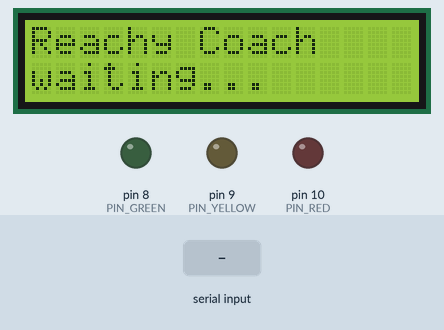
Recording of a sketch running on a simulated Arduino Uno, built with avr-gcc and run on an emulated ATmega328P. Parts: 16×2 character LCD, output pins drawn as LEDs (lit = HIGH). The inputs (shaded band) are chosen by the test bench.

Above: at 1.2 s.
1.3 s: "L1 \n" received over Serial
At 1.8 s:
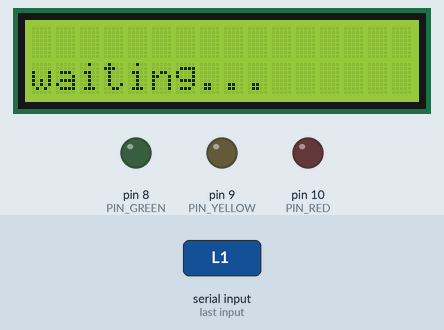
2.8 s: "L2 \n" received over Serial
At 4.2 s:
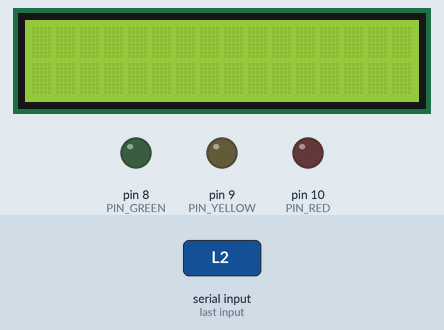
Timing chart, 0 to 5.8 s (numbered marks = the images above; inputs shaded):
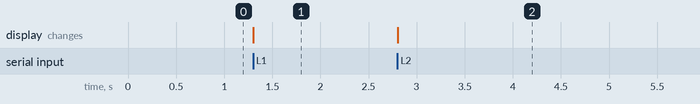

Measured:
- after the input at 1.3 s, the display: changes at once (image 1)
- after the input at 2.8 s, the display: changes at once (image 2)

The sketch:

interview_display.ino
```cpp
/*
 * Reachy Interview Coach - companion display for SparkFun RedBoard (Arduino Uno compatible).
 *
 * Hardware
 *   16x2 character LCD (HD44780, 4-bit mode):
 *     RS -> D12, EN -> D11, D4 -> D5, D5 -> D4, D6 -> D3, D7 -> D2, RW -> GND, V0 -> 10k pot
 *   Traffic light LEDs (each with 220 ohm resistor to GND):
 *     green -> D8, yellow -> D9, red -> D10
 *
 * Serial protocol, 115200 baud, one ASCII command per line:
 *   LED G|Y|R|OFF      set the traffic light
 *   L1 <text>          write LCD line 1 (max 16 chars)
 *   L2 <text>          write LCD line 2 (max 16 chars)
 */

#include <LiquidCrystal.h>

const uint8_t PIN_GREEN = 8;
const uint8_t PIN_YELLOW = 9;
const uint8_t PIN_RED = 10;
const uint8_t LCD_COLS = 16;

LiquidCrystal lcd(12, 11, 5, 4, 3, 2);
String lineBuffer;

void setLed(char color) {
  digitalWrite(PIN_GREEN, color == 'G' ? HIGH : LOW);
  digitalWrite(PIN_YELLOW, color == 'Y' ? HIGH : LOW);
  digitalWrite(PIN_RED, color == 'R' ? HIGH : LOW);
}

void writeLine(uint8_t row, const String &text) {
  lcd.setCursor(0, row);
  String padded = text.substring(0, LCD_COLS);
  while (padded.length() < LCD_COLS) {
    padded += ' ';
  }
  lcd.print(padded);
}

void handleCommand(const String &line) {
  if (line.startsWith("LED ")) {
    String value = line.substring(4);
    value.trim();
    setLed(value.length() > 0 && value != "OFF" ? value.charAt(0) : 0);
  } else if (line.startsWith("L1 ")) {
    writeLine(0, line.substring(3));
  } else if (line.startsWith("L2 ")) {
    writeLine(1, line.substring(3));
  } else if (line == "L1" || line == "L2") {
    writeLine(line.charAt(1) - '1', "");
  }
}

void setup() {
  pinMode(PIN_GREEN, OUTPUT);
  pinMode(PIN_YELLOW, OUTPUT);
  pinMode(PIN_RED, OUTPUT);
  setLed(0);
  lcd.begin(LCD_COLS, 2);
  writeLine(0, "Reachy Coach");
  writeLine(1, "waiting...");
  Serial.begin(115200);
  lineBuffer.reserve(40);
}

void loop() {
  while (Serial.available() > 0) {
    char c = (char)Serial.read();
    if (c == '\n') {
      lineBuffer.trim();
      if (lineBuffer.length() > 0) {
        handleCommand(lineBuffer);
      }
      lineBuffer = "";
    } else if (c != '\r' && lineBuffer.length() < 40) {
      lineBuffer += c;
    }
  }
}
```
